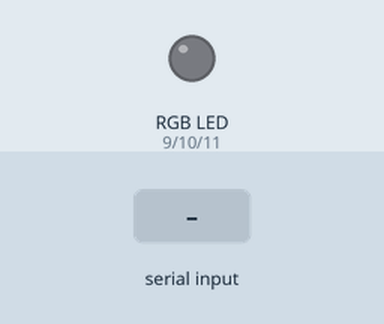
Recording of a sketch running on a simulated Arduino Uno, built with avr-gcc and run on an emulated ATmega328P. On the bench: an RGB LED mixed from three pins (HIGH = lit). The inputs (shaded band) are chosen by the test bench.

Above: at 1.2 s.
1.3 s: "r" received over Serial
At 2.5 s:
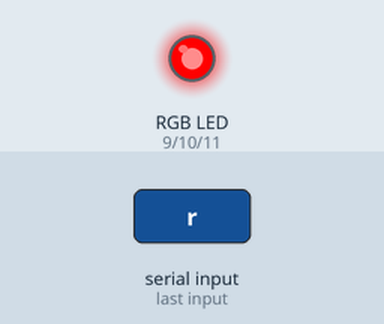
2.8 s: "g" received over Serial
At 3.8 s:
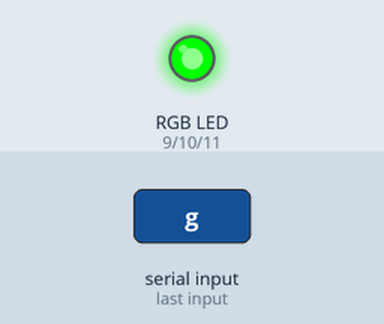
4.3 s: "b" received over Serial
At 5.0 s:
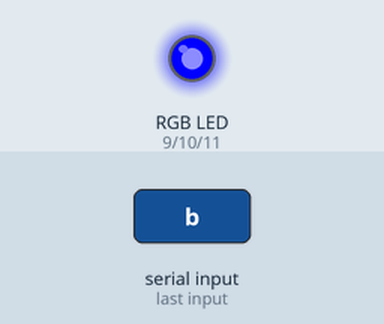
5.8 s: "1" received over Serial
At 6.1 s:
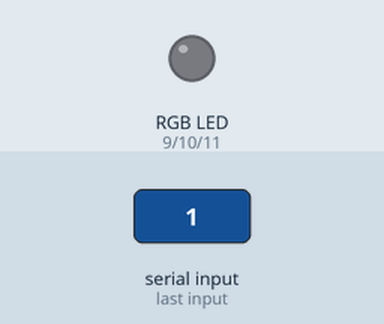
Timing chart, 0 to 8.3 s (numbered marks = the images above; inputs shaded):
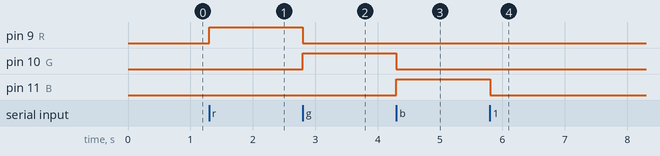

Measured:
- after the input at 1.3 s, pin 9 (R): LOW → HIGH at once
- after the input at 2.8 s, pin 9 (R): HIGH → LOW at once; pin 10 (G): LOW → HIGH at once
- after the input at 4.3 s, pin 10 (G): HIGH → LOW at once; pin 11 (B): LOW → HIGH at once
- after the input at 5.8 s, pin 11 (B): HIGH → LOW at once

The sketch:

07_serialrgb.ino
```cpp
#define R 9
#define G 10
#define B 11

void setup() {
  pinMode(R, OUTPUT);
  pinMode(G, OUTPUT);
  pinMode(B, OUTPUT);
  Serial.begin(9600);
}

void loop() {

  if (Serial.available()) {
    digitalWrite(R, LOW);
    digitalWrite(G, LOW);
    digitalWrite(B, LOW);
    while (Serial.available()) {
      switch (Serial.read()) {
        case 'r':
          digitalWrite(R, HIGH);
          break;
        case 'g':
          digitalWrite(G, HIGH);
          break;
        case 'b':
          digitalWrite(B, HIGH);
          break;
      }
      delay(10);
    }
  }
}
```
